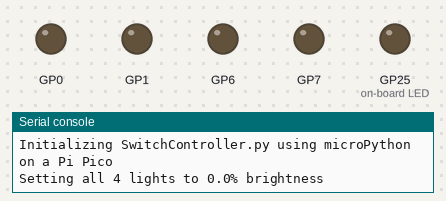
Bench run of a program on a simulated Raspberry Pi Pico running MicroPython. Parts: output pins drawn as LEDs (lit = HIGH), the last lines printed to the serial console.

Above: at 2.5 s.
At 5.5 s:
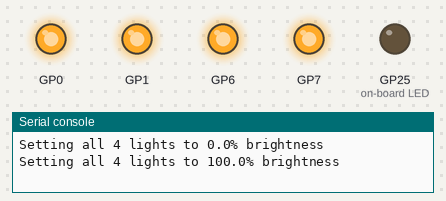
Timing chart, 0 to 7.9 s (numbered marks = the images above):
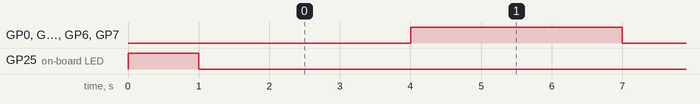

The program:

SwitchClient.py
```python
from machine import Pin, PWM
import machine
import urequests
import math
import time


# Prime number above 1000 Hz so flicker not visible tp human or modulus 30 or 60 for camera flicker
NON_FLICKER_FREQ = 1013

# https://www.reddit.com/r/raspberrypipico/comments/wqr3i9/control_mosfet_module_output_via_pico_pwm_signal/
# https://docs.micropython.org/en/latest/library/machine.Pin.html?highlight=pin#machine.Pin.drive
HIGH_POWER_FREQ = 10

# Discrete LED brightness levels to 4 significant digits
OFF = 0.000
LOW = 33.33
MEDIUM = 66.66
HIGH = 100.0

ON_BOARD_LED = 25

MAX_DUTY_CYCLE = 65535

CLOSET_LIGHT_TIMEOUT = 30 # Units = Seconds

#https://forums.raspberrypi.com/viewtopic.php?t=313072#:~:text=The%20bottom%20line%20is%20that,have%20access%20to%20the%20software.
SWITCH_SN = 001   # TODO Change this to MAC address if all the Pi Pico have different values

class SwitchClient:

    def __init__(self):
        print("Initializing SwitchController.py using microPython on a Pi Pico")

        # Pin(0) = GP0 = PWM_A[0], Pin(1) = GP1 = PWM_B[0], Pin(6) = GP6 = PWM_A[3], Pin(7) = GP7 = PWM_B[3]
        # Can't set drive parameter on Pi Pico micropython https://docs.micropython.org/en/latest/library/machine.Pin.html#machine.Pin.drive
        self.lightD = PWM(Pin(0, Pin.OUT, Pin.PULL_DOWN), HIGH_POWER_FREQ)
        self.lightC = PWM(Pin(1, Pin.OUT, Pin.PULL_DOWN), HIGH_POWER_FREQ)
        self.lightB = PWM(Pin(6, Pin.OUT, Pin.PULL_DOWN), HIGH_POWER_FREQ)
        self.lightA = PWM(Pin(7, Pin.OUT, Pin.PULL_DOWN), HIGH_POWER_FREQ)

        # On-Board LED drive from the wifi IC
        self.debugLED = machine.Pin("LED", machine.Pin.OUT)


    def debug_led_blink(self):
        self.debugLED.on()
        time.sleep(1)
        self.debugLED.off()


    def set_fan_speed(self, value: float):
        print(f'Set fan speed to: {value}%')


    def set_brightness(self, value: float):
        """ Set all four light levels defined by PWM resolution 2^16 for ranges between 0 to 65535
        """
        dutyCycle = int((value/100.0)*MAX_DUTY_CYCLE)
        print(f'Setting all 4 lights to {value}% brightness')
        self.lightA.duty_u16(dutyCycle)
        self.lightB.duty_u16(dutyCycle)
        self.lightC.duty_u16(dutyCycle)
        self.lightD.duty_u16(dutyCycle)
        ##REMOVE?time.sleep(1/NON_FLICKER_FREQ)


    def update_app(self, lightBrightness, fanSpeed, louverState):
        """ PUT data into server running FastAPI on ZimaBoard using HouseAPI.py
        """
        request = urequests.put(FAST_API_URL, data={'switchId':SWITCH_SN})
        if request != SUCCESS_CODE:
            print("ERROR: FAST API not updated")

        #print(request.content)


    def sync_remote_switch(self, switchControllerId):
        """" GET data from webserver running FastAPI on ZimaBoard using HouseAPI.py
        """
        request = urequests.get(FAST_API_URL)
        print(request)     #print(request.content)


    def auto_ligth_shutdown(self, switchControllerId, timeout=CLOSET_LIGHT_TIMEOUT):
        pass


if __name__ == "__main__":
    print("Starting SwitchClient Main()")
    app = SwitchClient()

    app.debug_led_blink()

    while True:
        app.set_brightness(OFF)
        time.sleep(3)
        app.set_brightness(HIGH)
        time.sleep(3)
```

Measured:
- by itself, GP0, GP1, GP6, GP7: alternates HIGH for 3.0 s and LOW for 3.0 s
